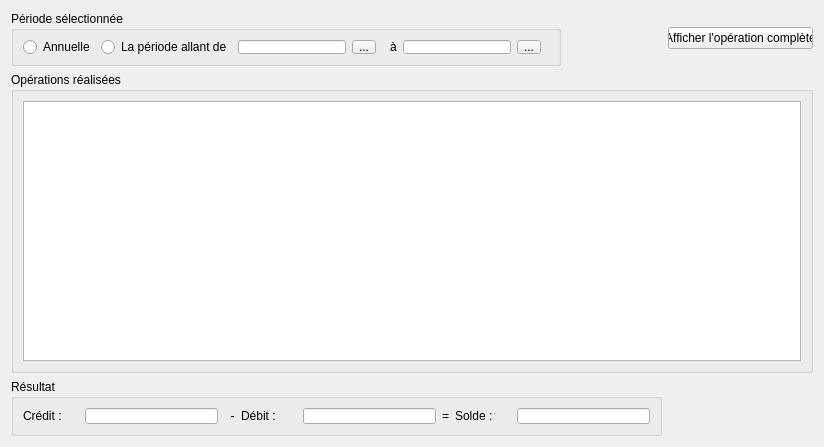
<?xml version="1.0" encoding="UTF-8"?>
<ui version="4.0">
 <class>CompteForm</class>
 <widget class="QWidget" name="CompteForm">
  <property name="geometry">
   <rect>
    <x>0</x>
    <y>0</y>
    <width>824</width>
    <height>447</height>
   </rect>
  </property>
  <property name="windowTitle">
   <string>Form</string>
  </property>
  <layout class="QGridLayout" name="gridLayout_3">
   <item row="0" column="0">
    <widget class="QGroupBox" name="groupBox_2">
     <property name="maximumSize">
      <size>
       <width>550</width>
       <height>55</height>
      </size>
     </property>
     <property name="title">
      <string>Période sélectionnée</string>
     </property>
     <layout class="QGridLayout" name="gridLayout_2">
      <item row="0" column="0">
       <widget class="QRadioButton" name="rb_periode1">
        <property name="text">
         <string>Annuelle</string>
        </property>
       </widget>
      </item>
      <item row="0" column="1">
       <widget class="QRadioButton" name="rb_periode2">
        <property name="text">
         <string>La période allant de</string>
        </property>
       </widget>
      </item>
      <item row="0" column="2">
       <layout class="QFormLayout" name="formLayout">
        <item row="0" column="0">
         <widget class="QLineEdit" name="lineEditDebut">
          <property name="maximumSize">
           <size>
            <width>130</width>
            <height>16777215</height>
           </size>
          </property>
          <property name="alignment">
           <set>Qt::AlignRight|Qt::AlignTrailing|Qt::AlignVCenter</set>
          </property>
          <property name="readOnly">
           <bool>true</bool>
          </property>
         </widget>
        </item>
        <item row="0" column="1">
         <widget class="QToolButton" name="btn_debut">
          <property name="text">
           <string>...</string>
          </property>
         </widget>
        </item>
       </layout>
      </item>
      <item row="0" column="3">
       <widget class="QLabel" name="label_8">
        <property name="text">
         <string>à</string>
        </property>
       </widget>
      </item>
      <item row="0" column="4">
       <layout class="QFormLayout" name="formLayout_2">
        <item row="0" column="0">
         <widget class="QLineEdit" name="lineEditFin">
          <property name="maximumSize">
           <size>
            <width>130</width>
            <height>16777215</height>
           </size>
          </property>
          <property name="alignment">
           <set>Qt::AlignRight|Qt::AlignTrailing|Qt::AlignVCenter</set>
          </property>
          <property name="readOnly">
           <bool>true</bool>
          </property>
         </widget>
        </item>
        <item row="0" column="1">
         <widget class="QToolButton" name="btn_fin">
          <property name="text">
           <string>...</string>
          </property>
         </widget>
        </item>
       </layout>
      </item>
     </layout>
    </widget>
   </item>
   <item row="1" column="0" colspan="2">
    <widget class="QGroupBox" name="groupBox_3">
     <property name="title">
      <string>Opérations réalisées</string>
     </property>
     <layout class="QGridLayout" name="gridLayout_4">
      <item row="0" column="0">
       <widget class="QTableView" name="tableView">
        <property name="selectionMode">
         <enum>QAbstractItemView::SingleSelection</enum>
        </property>
        <property name="selectionBehavior">
         <enum>QAbstractItemView::SelectRows</enum>
        </property>
        <attribute name="horizontalHeaderDefaultSectionSize">
         <number>170</number>
        </attribute>
        <attribute name="horizontalHeaderMinimumSectionSize">
         <number>170</number>
        </attribute>
        <attribute name="horizontalHeaderMinimumSectionSize">
         <number>170</number>
        </attribute>
        <attribute name="horizontalHeaderDefaultSectionSize">
         <number>170</number>
        </attribute>
       </widget>
      </item>
     </layout>
    </widget>
   </item>
   <item row="2" column="0">
    <widget class="QGroupBox" name="groupBox">
     <property name="maximumSize">
      <size>
       <width>16777215</width>
       <height>57</height>
      </size>
     </property>
     <property name="title">
      <string>Résultat</string>
     </property>
     <layout class="QGridLayout" name="gridLayout">
      <item row="0" column="0">
       <layout class="QHBoxLayout" name="horizontalLayout_6">
        <item>
         <layout class="QHBoxLayout" name="horizontalLayout_3">
          <item>
           <widget class="QLabel" name="label_3">
            <property name="text">
             <string>Crédit :</string>
            </property>
           </widget>
          </item>
          <item>
           <widget class="QLineEdit" name="lineEditCredit">
            <property name="maximumSize">
             <size>
              <width>133</width>
              <height>16777215</height>
             </size>
            </property>
            <property name="alignment">
             <set>Qt::AlignRight|Qt::AlignTrailing|Qt::AlignVCenter</set>
            </property>
            <property name="readOnly">
             <bool>true</bool>
            </property>
           </widget>
          </item>
         </layout>
        </item>
        <item>
         <widget class="QLabel" name="label_6">
          <property name="text">
           <string>  -</string>
          </property>
         </widget>
        </item>
        <item>
         <layout class="QHBoxLayout" name="horizontalLayout_4">
          <item>
           <widget class="QLabel" name="label_4">
            <property name="text">
             <string>Débit :</string>
            </property>
           </widget>
          </item>
          <item>
           <widget class="QLineEdit" name="lineEditDebit">
            <property name="maximumSize">
             <size>
              <width>133</width>
              <height>16777215</height>
             </size>
            </property>
            <property name="alignment">
             <set>Qt::AlignRight|Qt::AlignTrailing|Qt::AlignVCenter</set>
            </property>
            <property name="readOnly">
             <bool>true</bool>
            </property>
           </widget>
          </item>
         </layout>
        </item>
        <item>
         <widget class="QLabel" name="label_7">
          <property name="text">
           <string>=</string>
          </property>
         </widget>
        </item>
        <item>
         <layout class="QHBoxLayout" name="horizontalLayout_5">
          <item>
           <widget class="QLabel" name="label_5">
            <property name="text">
             <string>Solde :</string>
            </property>
           </widget>
          </item>
          <item>
           <widget class="QLineEdit" name="lineEditSolde">
            <property name="maximumSize">
             <size>
              <width>133</width>
              <height>16777215</height>
             </size>
            </property>
            <property name="alignment">
             <set>Qt::AlignRight|Qt::AlignTrailing|Qt::AlignVCenter</set>
            </property>
            <property name="readOnly">
             <bool>true</bool>
            </property>
           </widget>
          </item>
         </layout>
        </item>
       </layout>
      </item>
     </layout>
    </widget>
   </item>
   <item row="0" column="1">
    <widget class="QPushButton" name="btn_afficherOp">
     <property name="maximumSize">
      <size>
       <width>145</width>
       <height>16777215</height>
      </size>
     </property>
     <property name="text">
      <string>Afficher l'opération complète</string>
     </property>
    </widget>
   </item>
  </layout>
 </widget>
 <resources/>
 <connections/>
</ui>
